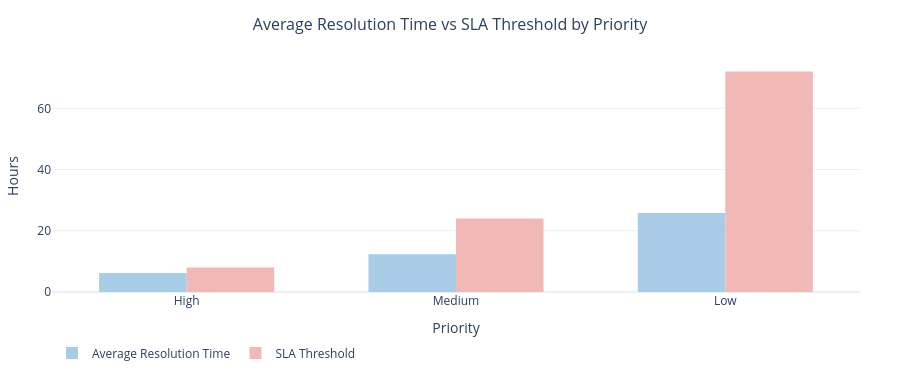

The cell this chart's notebook holds for it:
### Code cell
# Побудова grouped bar chart:
# Average Resolution time vs SLA threshold

fig = go.Figure()

fig.add_bar(
    x=resolution_by_priority['priority'],
    y=resolution_by_priority['avg_hours'],
    name='Average Resolution Time',
    marker_color='#A8CBE6'
)

fig.add_bar(
    x=resolution_by_priority['priority'],
    y=resolution_by_priority['sla_threshold'],
    name='SLA Threshold',
    marker_color='#F2B8B5'
)

fig.update_layout(
    barmode='group',
    title='Average Resolution Time vs SLA Threshold by Priority',
    template='plotly_white',
    title_x=0.5,
    title_font=dict(size=16),
    font=dict(size=12),
    yaxis_title='Hours',
    xaxis_title='Priority',
    height=380,
    bargap=0.35,
    margin=dict(l=40, r=40, t=60, b=40),
    legend=dict(
        orientation='h',
        y=-0.2
    )
)

fig.update_traces(
    marker_line_width=0
)

fig.show()

### Figure 1 — Plotly figure (JSON) as saved in the notebook; plotly's stock layout.template omitted (floating-point values rounded to 4 significant figures)
{"data": [{"marker": {"color": "#A8CBE6", "line": {"width": 0}}, "name": "Average Resolution Time", "type": "bar", "x": ["High", "Medium", "Low"], "y": [6.2, 12.3, 25.8]}, {"marker": {"color": "#F2B8B5", "line": {"width": 0}}, "name": "SLA Threshold", "type": "bar", "x": ["High", "Medium", "Low"], "y": [8, 24, 72]}], "layout": {"bargap": 0.35, "barmode": "group", "font": {"size": 12}, "height": 380, "legend": {"orientation": "h", "y": -0.2}, "margin": {"b": 40, "l": 40, "r": 40, "t": 60}, "title": {"font": {"size": 16}, "text": "Average Resolution Time vs SLA Threshold by Priority", "x": 0.5}, "xaxis": {"title": {"text": "Priority"}}, "yaxis": {"title": {"text": "Hours"}}}}
